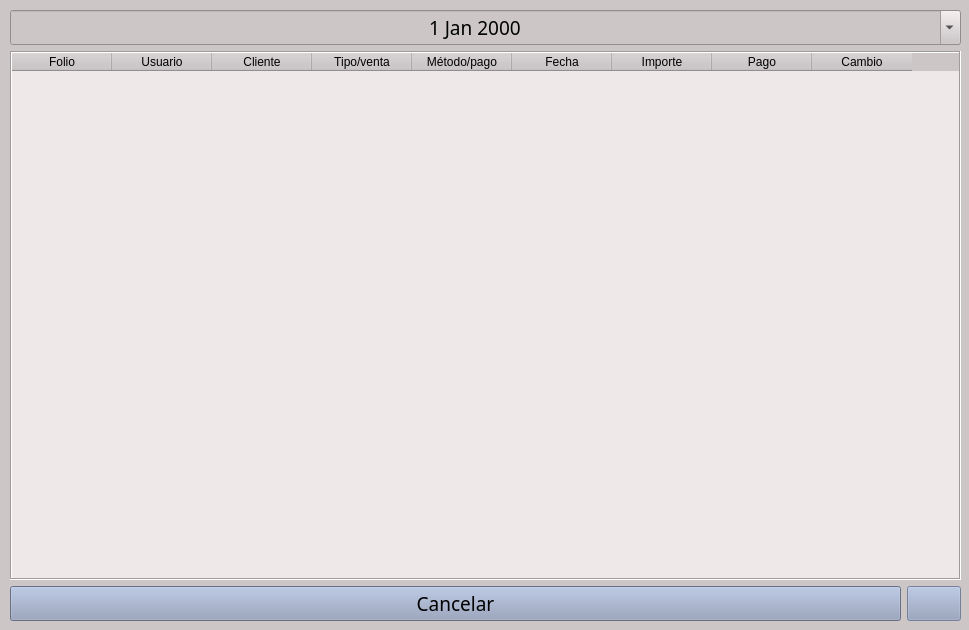
<?xml version="1.0" encoding="UTF-8"?>
<ui version="4.0">
 <class>Main_Clientes</class>
 <widget class="QWidget" name="Main_Clientes">
  <property name="geometry">
   <rect>
    <x>0</x>
    <y>0</y>
    <width>969</width>
    <height>630</height>
   </rect>
  </property>
  <property name="font">
   <font>
    <family>Arial Unicode MS</family>
    <pointsize>14</pointsize>
    <weight>9</weight>
    <italic>false</italic>
    <bold>false</bold>
   </font>
  </property>
  <property name="windowTitle">
   <string>Historial</string>
  </property>
  <property name="windowIcon">
   <iconset>
    <normaloff>icons/Foto de Jebus.jpg</normaloff>icons/Foto de Jebus.jpg</iconset>
  </property>
  <property name="styleSheet">
   <string notr="true">*{font: 75 14pt &quot;Arial Unicode MS&quot;}
QWidget{
	background-color:rgb(204, 198, 199)
}
QTableWidget{
	background-color: rgb(238, 232, 233)
}
QLineEdit{
	background-color: white
}
QPushButton{
	background-color:rgb(144, 156, 186)
}</string>
  </property>
  <widget class="QWidget" name="layoutWidget">
   <property name="geometry">
    <rect>
     <x>10</x>
     <y>10</y>
     <width>951</width>
     <height>611</height>
    </rect>
   </property>
   <layout class="QVBoxLayout" name="verticalLayout">
    <item>
     <widget class="QDateEdit" name="fecha">
      <property name="font">
       <font>
        <family>Arial Unicode MS</family>
        <pointsize>14</pointsize>
        <weight>9</weight>
        <italic>false</italic>
        <bold>false</bold>
       </font>
      </property>
      <property name="alignment">
       <set>Qt::AlignCenter</set>
      </property>
      <property name="calendarPopup">
       <bool>true</bool>
      </property>
     </widget>
    </item>
    <item>
     <widget class="QTableWidget" name="tableventas">
      <property name="enabled">
       <bool>true</bool>
      </property>
      <property name="minimumSize">
       <size>
        <width>800</width>
        <height>0</height>
       </size>
      </property>
      <property name="statusTip">
       <string/>
      </property>
      <property name="frameShape">
       <enum>QFrame::Box</enum>
      </property>
      <property name="editTriggers">
       <set>QAbstractItemView::NoEditTriggers</set>
      </property>
      <property name="alternatingRowColors">
       <bool>true</bool>
      </property>
      <property name="showGrid">
       <bool>true</bool>
      </property>
      <property name="gridStyle">
       <enum>Qt::SolidLine</enum>
      </property>
      <property name="sortingEnabled">
       <bool>false</bool>
      </property>
      <property name="wordWrap">
       <bool>false</bool>
      </property>
      <attribute name="verticalHeaderVisible">
       <bool>false</bool>
      </attribute>
      <column>
       <property name="text">
        <string notr="true">Folio</string>
       </property>
      </column>
      <column>
       <property name="text">
        <string notr="true">Usuario</string>
       </property>
       <property name="font">
        <font>
         <weight>50</weight>
         <bold>false</bold>
        </font>
       </property>
      </column>
      <column>
       <property name="text">
        <string>Cliente</string>
       </property>
      </column>
      <column>
       <property name="text">
        <string>Tipo/venta</string>
       </property>
      </column>
      <column>
       <property name="text">
        <string>Método/pago</string>
       </property>
      </column>
      <column>
       <property name="text">
        <string>Fecha</string>
       </property>
      </column>
      <column>
       <property name="text">
        <string>Importe</string>
       </property>
      </column>
      <column>
       <property name="text">
        <string>Pago</string>
       </property>
      </column>
      <column>
       <property name="text">
        <string>Cambio</string>
       </property>
      </column>
     </widget>
    </item>
    <item>
     <layout class="QHBoxLayout" name="horizontalLayout">
      <item>
       <widget class="QPushButton" name="botcancelar">
        <property name="text">
         <string>Cancelar</string>
        </property>
        <property name="icon">
         <iconset>
          <normaloff>icons/logout.png</normaloff>icons/logout.png</iconset>
        </property>
       </widget>
      </item>
      <item>
       <widget class="QPushButton" name="botonimprimir">
        <property name="enabled">
         <bool>false</bool>
        </property>
        <property name="sizePolicy">
         <sizepolicy hsizetype="Maximum" vsizetype="Fixed">
          <horstretch>0</horstretch>
          <verstretch>0</verstretch>
         </sizepolicy>
        </property>
        <property name="text">
         <string/>
        </property>
        <property name="icon">
         <iconset>
          <normaloff>icons/print-printer-tool-with-printed-paper-outlined-symbol_icon-icons.com_57772.png</normaloff>icons/print-printer-tool-with-printed-paper-outlined-symbol_icon-icons.com_57772.png</iconset>
        </property>
       </widget>
      </item>
     </layout>
    </item>
   </layout>
  </widget>
 </widget>
 <resources/>
 <connections/>
</ui>
